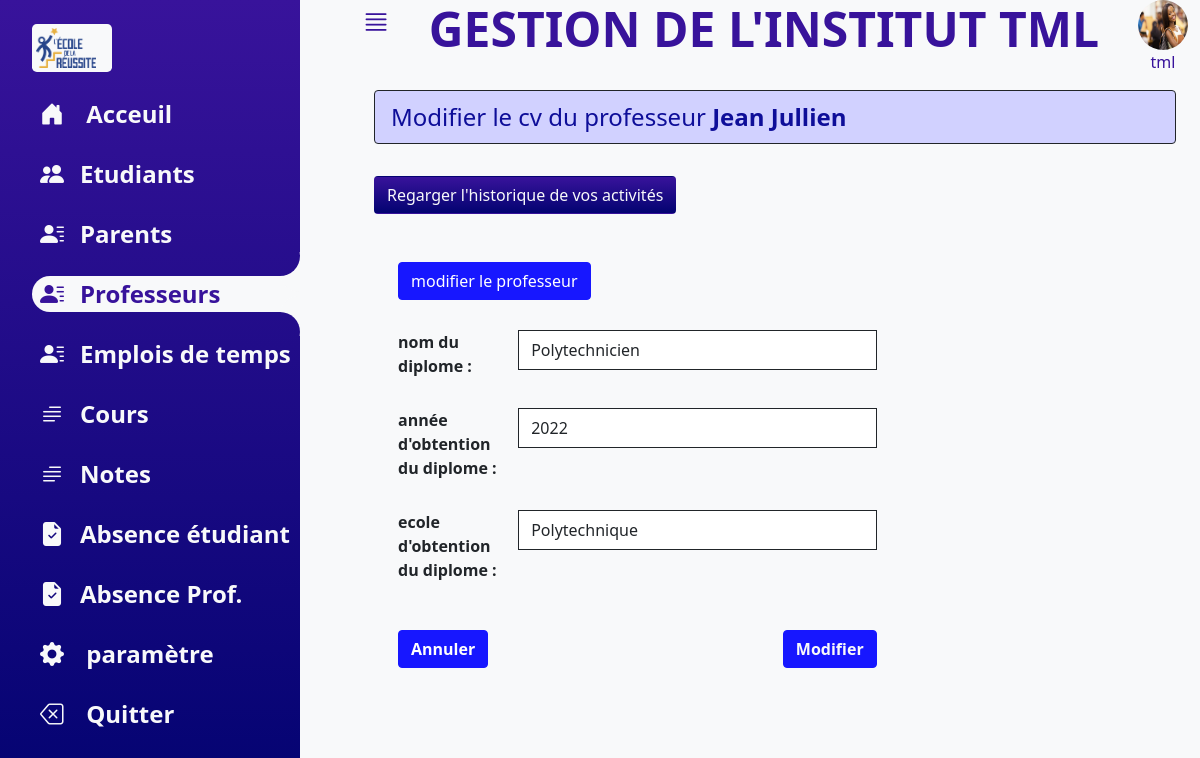
/direction/professeur/modification_cv/1/ (signed in), run on the app's committed database.
### direction/models.py (models this page shows, shortened)
class CVProfesseur(models.Model):
	nom_diplomes=models.CharField(max_length=30)
	annee_obtension_diplome=models.CharField(max_length=4,  validators=[RegexValidator(
		regex=r"^\d{4}$", message="année invalide")])
	ecole_obtension_diplome=models.CharField(max_length=30)

class Professeur(models.Model):
	photo=models.ImageField(null=True, blank=True)
	matricule=models.PositiveIntegerField(blank=True, default=0, unique=True)
	noms=models.CharField(max_length=30)
	prenoms=models.CharField(max_length=30)
	date_naissance=models.DateField()
	lieu_de_naissance=models.CharField(max_length=30)
	email=models.EmailField(blank=True)
	numero_telephone=models.CharField( max_length=20, validators=[RegexValidator(
		regex=r"^(\+?\(?237\)?)?[ ]?6([ -/.]?(\d){2}){4}$", message="Mauvais format de numéro")])
	domaine=models.ManyToManyField("DomaineEtude")
	nationalite=models.CharField(max_length=30, default="Camerounaise")
	numero_CNI=models.CharField(max_length=30)# A revoir
	cv=models.OneToOneField("CVProfesseur", blank=True, null=True, on_delete=models.SET_NULL)
	emploi_de_temps=models.OneToOneField("EmploiDeTemps", blank=True, null=True, on_delete=models.SET_NULL)
	profil=models.OneToOneField(User, on_delete=models.SET_NULL, null=True, blank=True)
	developpment_password=models.CharField(max_length=30)
	class Meta:
		verbose_name="Professeur"
		verbose_name_plural="Professeurs"

### direction/views.py (the view)
# urls.py: path("professeur/modification_cv/<int:pk>/", ModificationCV.as_view(), name="modification_cv"),
class ModificationCV(UserPassesTestMixin, UpdateView):
    template_name="direction/modification-cv.html"
    model=CVProfesseur
    form_class=AjoutCVForm
    context_object_name="cv"
    def test_func(self):
        try:
            group=self.request.user.groups.get(name="directeur académique")
            return True
        except:
            return False

### direction/forms.py
class AjoutCVForm(forms.ModelForm):
    def __init__(self, *args, **kwargs):
        super().__init__(*args, **kwargs)
        for field in self.fields.values():
            field.widget.attrs.update({"class":"form-control"})
    class Meta:
        model=CVProfesseur
        fields=["nom_diplomes", "annee_obtension_diplome", "ecole_obtension_diplome"]
        labels={
        "nom_diplomes":"nom du diplome",
        "annee_obtension_diplome":"année d'obtention du diplome",
        "ecole_obtension_diplome":"ecole d'obtention du diplome",
        }

### direction/context_processors.py (called while the page is built)
def getNamesGroupUser(request):
	namesGroup=[group.name for group in request.user.groups.all()]
	return {"names_group": namesGroup}

### direction/templates/direction/modification-cv.html (shortened to what this page needs)
{% extends "direction/base.html" %}
{% block message %}
 <p class="fs-4 border border-dark py-2 px-3 alert alert-primary">
    Modifier le cv  du professeur <span class="fw-bold">{{cv.professeur.noms}} {{cv.professeur.prenoms}}</span>
 </p>
{% endblock %}
{% block content %}
{% include "direction/vertical-bar.html" with onglet=4 %}
<div class="container row  mt-4 ">
    <div class="col-12  col-lg-8 mt-2">
    <div>
      <a href="{% url 'direction:modification_professeur' pk=cv.professeur.pk %}" class="btn btn-primary"> modifier le professeur </a>
    </div>
      <form method="post" class="form-direction" enctype="multipart/form-data" action="{% url 'direction:modification_cv' pk=cv.pk %}">
        {{form.as_p}}
        <div class=" d-flex justify-content-between mt-5">
        <a href="{% url 'direction:lire_cv'  pk=cv.pk %}" class="btn btn-primary fw-bold">Annuler</a>
         <input type="submit" value="Modifier" class="btn btn-primary fw-bold text-light " name="">
      </div>
      </form>
    </div>
  </div>
{% endblock %}

### direction/templates/direction/base.html (shortened to what this page needs)
{% load static %}
<!DOCTYPE html>
<html lang="fr" dir="ltr">
  <head>
    <link rel="stylesheet" type="text/css" href="{% static 'vitrine/css/style.css' %}">
    <link rel="stylesheet" type="text/css" href="{% static 'direction/css/direction-index.css' %}">
    <link rel="stylesheet" type="text/css" href="{% static 'vitrine/css/bootstrap-icons.css' %}">
  </head>
  <body>
    <div class="container-fluid bg-light">
      <div class="main active ">
        <div class=" top d-flex justify-content-between">
          <div class="menu" style="cursor:pointer;">
            <i class="bi bi-justify fs-3 "></i>
          </div>
          <div class="">
            <p class="text-uppercase display-5 fw-bold"> Gestion de l'institut TML </p>
          </div>
          <div class="">
            <img src="{% static 'vitrine/images/etudiante2.jpg' %}" class="rounded-circle d-block mx-auto" width="50px" height="50px" alt="">
            <p class="text-center"> {{user.username}}</p>
          </div>
        </div>
        <div class="container">
          <div class="">
              {% block message %}
              {% endblock %}
            <button type="button" class="btn my-3" name="button">Regarger l'historique de vos activités</button>
          </div>
          {% block content %}
          {% endblock %}
        </div>
      </div>
    </div>
  </body>
</html>

### direction/static/direction/css/direction-index.css (style rules this page uses)
:root { --violet-gradient:linear-gradient(rgba(56, 19, 155), rgba(3, 3, 113)); --violet:rgba(56, 19, 155); --white:#f8f9fa; }
.form-direction p { display: flex; margin-top: 30px; }
.form-direction p label { width: 150px; margin-right: 10px; font-weight: bold; }
.form-direction p input[type="text"], .form-direction p input[type="file"], .form-direction p input[type="date"], .form-direction p input[type=""] { height: 40px; }
.main { padding-left:130px; width:100%; transition: .5s; min-height: 100vh; }
.main .top { color:var(--violet); }
.main.active { padding-left: 350px; }
.main .container button { background: var(--violet); background-image: var(--violet-gradient); color:var(--white); }

### data on the page
CVProfesseur: professeur.noms "Jean", professeur.prenoms "Jullien", nom_diplomes "Polytechnicien", annee_obtension_diplome "2022", ecole_obtension_diplome "Polytechnique"

### other printed values
{{ user.username }} "tml"
